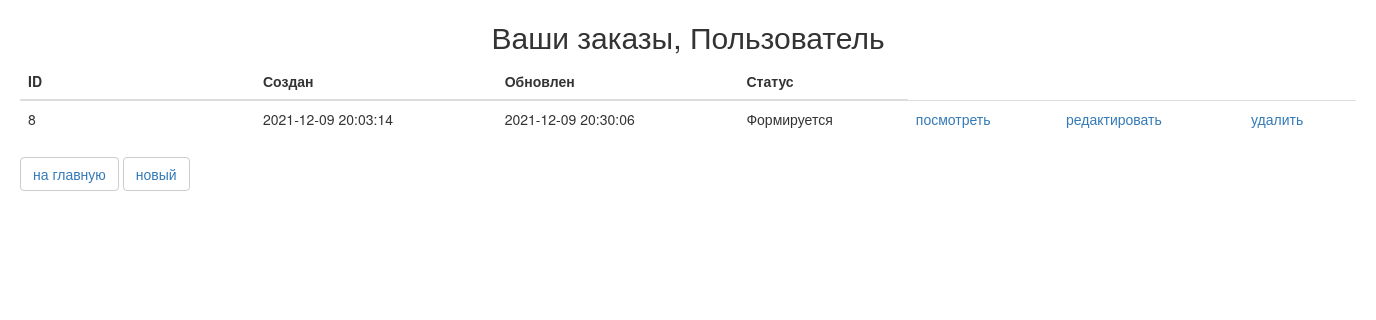
Before: /order/ (signed in) with the older database file.
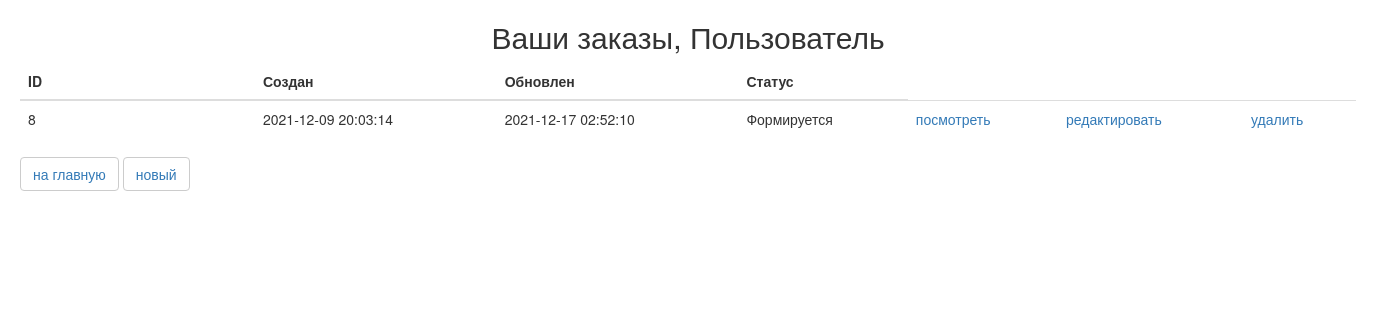
After: the same page with the newer database file.
### ordersapp/models.py (models this page shows, shortened)
class Order(models.Model):
    STATUS_FORMING = 'FM'
    STATUS_SEND_TO_PROCEED = 'STP'
    STATUS_PROCEEDED = 'PRD'
    STATUS_PAID = 'PD'
    STATUS_DONE = 'DN'
    STATUS_CANCELED = 'CN'
    STATUSES = (
        (STATUS_FORMING, 'Формируется'),
        (STATUS_SEND_TO_PROCEED, 'Отправлен на обработку'),
        (STATUS_PROCEEDED, 'Обработан'),
        (STATUS_PAID, 'Оплачен'),
        (STATUS_DONE, 'Готов'),
        (STATUS_CANCELED, 'Отменён')
    )
    user = models.ForeignKey(settings.AUTH_USER_MODEL, on_delete=models.CASCADE)
    status = models.CharField(choices=STATUSES, default=STATUS_FORMING, max_length=3, verbose_name='статус')
    is_active = models.BooleanField(default=True, verbose_name='активен')
    created_at = models.DateTimeField(auto_now_add=True)
    updated_at = models.DateTimeField(auto_now=True)

### ordersapp/views.py (the view)
# urls.py: path('', ordersapp.OrderListView.as_view(), name='list'),
class OrderListView(ListView):
    model = Order
    def get_queryset(self):
        return super().get_queryset().filter(user=self.request.user)

### mainapp/context_processors.py (called while the page is built)
def basket(request):
    basket_items = []
    if request.user.is_authenticated:
        basket_items = Basket.objects.filter(user=request.user)
    return {
        'basket': basket_items
    }

### ordersapp/templates/ordersapp/order_list.html
{% extends 'ordersapp/base.html' %}
{% load static %}
{% block content %}
   <div class="h2 text-center head">
       Ваши заказы,
       {% if user.first_name %}
           {{ user.first_name|title}}
       {% else %}
           Пользователь
       {% endif %}
   </div>
   <table class="table orders_list">
       <thead>
         <tr>
           <th>ID</th>
           <th>Создан</th>
           <th>Обновлен</th>
           <th>Статус</th>
         </tr>
       </thead>
       <tbody>
            {% for item in object_list %}
                {% if item.is_active %}
                    <tr>
                       <td class="td1 orders_list">{{ item.pk }}</td>
                       <td>{{ item.created_at|date:"Y-m-d H:i:s" }}</td>
                       <td>{{ item.updated_at|date:"Y-m-d H:i:s" }}</td>
                       <td>{{ item.get_status_display }}</td>
                       <td>
                           <a href="{% url 'ordersapp:read' item.pk %}">
                               посмотреть
                           </a>
                       </td>
                       <td>
                           {% if item.status == 'FM' %}
                             <a href="{% url 'ordersapp:update' item.pk %}">
                               редактировать
                             </a>
                           {% endif %}
                       </td>
                       <td>
                           {% if item.status == 'FM' %}
                             <a href="{% url 'ordersapp:delete' item.pk %}">
                                 удалить
                             </a>
                           {% endif %}
                       </td>
                   </tr>
                {% endif %}
            {% endfor %}
       </tbody>
   </table>
   <button class="btn btn-default btn-round">
       <a href="{% url 'index' %}">
           на главную
       </a>
   </button>
   <button class="btn btn-default btn-round">
       <a href="{% url 'ordersapp:create' %}">
           новый
       </a>
   </button>
{% endblock %}

Changed rows visible on the page:
changed Order "Формируется": updated_at "2021-12-09 20:30:06" → "2021-12-17 02:52:10"
